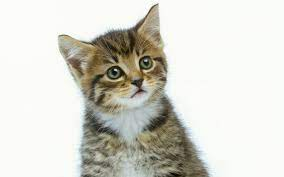
#> input picture task2/cat.jfif, 284 x 177 px, found by its file name
$ python adap_imen.py
#> lines starting #> are read from the running program, lines starting #| are printed output that depends on the picture
from PIL import Image
import math
import matplotlib.pyplot as plt
import cv2

## ----- FUNCTION TO PLOT MULTIPLE IMAGES TOGETHER ------ ##
def plot_images(*images):
    """
    Plot multiple images in a single figure.

    """
    num_images = len(images)
    rows = 1
    cols = num_images

    # Create a new figure
    fig, axes = plt.subplots(rows, cols, figsize=(4 * cols, 4))

    # If only one image is provided, axes is a single Axes object, not an array
    if num_images == 1:
        axes = [axes]

    for i, ax in enumerate(axes):
        ax.imshow(images[i])
        ax.axis('off')  # Turn off axis labels

    plt.show()


## ----- CONVERT IMAGE TO 3D ARRAY ------ ##
def image_to_3d_array(image):
    """
    Convert a Pillow Image object to a 3D array.

    """
    width, height = image.size
    array_3d = []

    for y in range(height):
        row = []
        for x in range(width):
            pixel = image.getpixel((x, y))
            row.append(pixel)
        array_3d.append(row)

    return array_3d


## ----- FUNCTION TO CONVERT RGB TO HSV ------ ##
def rgb_to_hsv(rgb_image):

    rgb_array = image_to_3d_array(rgb_image)
    height, width, _ = len(rgb_array), len(rgb_array[0]), len(rgb_array[0][0])
    hsv_array = [[[0.0, 0.0, 0.0] for _ in range(width)] for _ in range(height)]

    for y in range(height):
        for x in range(width):
            r, g, b = rgb_array[y][x]

            # Normalize RGB values to the range [0, 1]
            r, g, b = r / 255.0, g / 255.0, b / 255.0

            # h, s, v = hue, saturation, value
            cmax = max(r, g, b)    # maximum of r, g, b
            cmin = min(r, g, b)    # minimum of r, g, b
            diff = cmax-cmin       # diff of cmax and cmin.

            # if cmax and cmax are equal then h = 0
            if cmax == cmin:
                h = 0

            # if cmax equal r then compute h
            elif cmax == r:
                h = (60 * ((g - b) / diff) + 360) % 360

            # if cmax equal g then compute h
            elif cmax == g:
                h = (60 * ((b - r) / diff) + 120) % 360

            # if cmax equal b then compute h
            elif cmax == b:
                h = (60 * ((r - g) / diff) + 240) % 360

            # if cmax equal zero
            if cmax == 0:
                s = 0
            else:
                s = (diff / cmax) * 100

            # compute v
            v = cmax * 100

            hsv_array[y][x] = [h, s, v]

    print(len(hsv_array[0][0]))
    hsv_image = Image.new("HSV", rgb_image.size)
    hsv_image.putdata([(int(pixel[0] * 360), int(pixel[1] * 255), int(pixel[2] * 255)) for row in hsv_array for pixel in row])

    return hsv_image


## ----- FUNCTION TO CONVERT HSV TO RGB ------ ##
# [39 lines left out: function hsv_to_rgb, not called in this run]


## ----- CLASSIFY CONTRAST ------ ##
def checkcontrast(image):

    width, height = image.size

    # Initialize variables for mean and standard deviation calculation
    sum_value = 0
    sum_squared_diff = 0

    # Extract the value (brightness) channel and calculate sum of values
    for y in range(height):
        for x in range(width):
            h, s, v = image.getpixel((x, y))
            sum_value += v

    # Calculate mean value
    mean_value = sum_value / (width * height)

    # Calculate sum of squared differences for standard deviation
    for y in range(height):
        for x in range(width):
            h, s, v = image.getpixel((x, y))
            sum_squared_diff += (v - mean_value) ** 2

    # Calculate standard deviation
    std_dev_value = (sum_squared_diff / (width * height)) ** 0.5

    # Calculate the contrast measure D
    D = abs((mean_value + 2 * std_dev_value) - (mean_value - 2 * std_dev_value))

    return D, std_dev_value, mean_value


## ----- APPLY GAMMA CORRECTION ------ ##
# [25 lines left out: function apply_gaco, not called in this run]


## ----- ADAPTIVE IMAGE ENHANCEMENT FUNCTION ------ ##
def adap_imen(image, threshold=3):

    #check image HSV or RGB
    image = rgb_to_hsv(image)
    plot_images(image)

    D, sted_dev, mean_value = checkcontrast(image)

    #Check contrast high low
    if D < (1/threshold):
        gamma = -(math.log2(sted_dev))                  #high contrast
        oimage = apply_gaco(image, mean_value, gamma)
    else:
        gamma = -math.exp((1-(mean_value+sted_dev))/2)                  #low contrast
        oimage = apply_gaco(image, mean_value, gamma)

    oimage = hsv_to_rgb(oimage)
    # oimage = cv2.cvtColor(oimage, cv2.COLOR_HSV2RGB)
    return oimage


def main():
    # Load image
    image_path = "C://Users//sanid//OneDrive//Desktop//3rdiTech//task2//cat.jfif"
    original_image = Image.open(image_path)
#> original_image is the input picture: PIL image 284x177 RGB; mean R, G, B 215.2, 214.5, 206.9
    adimen_image = adap_imen(original_image)
#> after the loop in image_to_3d_array, `for y in range(height):`: array_3d = 177 items
#> in rgb_to_hsv, `height, width, _ = len(rgb_array), len(rgb_array[0]), len(rgb_array[0]..`: height = 177; width = 284
#> in rgb_to_hsv, `hsv_array = [[[0.0, 0.0, 0.0] for _ in range(width)] for _ in range(he..`: hsv_array = 177 items
#| 3
#> in rgb_to_hsv, `hsv_image = Image.new("HSV", rgb_image.size)`: hsv_image: PIL image 284x177 HSV; every value is 0
#> in rgb_to_hsv, `hsv_image.putdata([(int(pixel[0] * 360), int(pixel[1] * 255), int(pixe..`: hsv_image: PIL image 284x177 HSV; mean H, S, V 254.4, 231.3, 255
#> in plot_images, `plt.show()`:
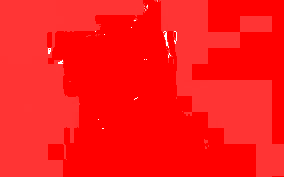
#> shown: shape (177, 284, 4); mean R, G, B, A 255, 23.7, 23.7, 255
#> after the loop in checkcontrast, `for y in range(height):`: sum_value = 12818340
#> in checkcontrast, `mean_value = sum_value / (width * height)`: mean_value = 255
#> after the loop in checkcontrast, `for y in range(height):`: sum_squared_diff = 0
#> in adap_imen, `D, sted_dev, mean_value = checkcontrast(image)`: mean_value = 255

    plot_images(original_image, adimen_image)

if __name__ == "__main__":
#> (the run stopped early here; a loop or call above may not have finished)
